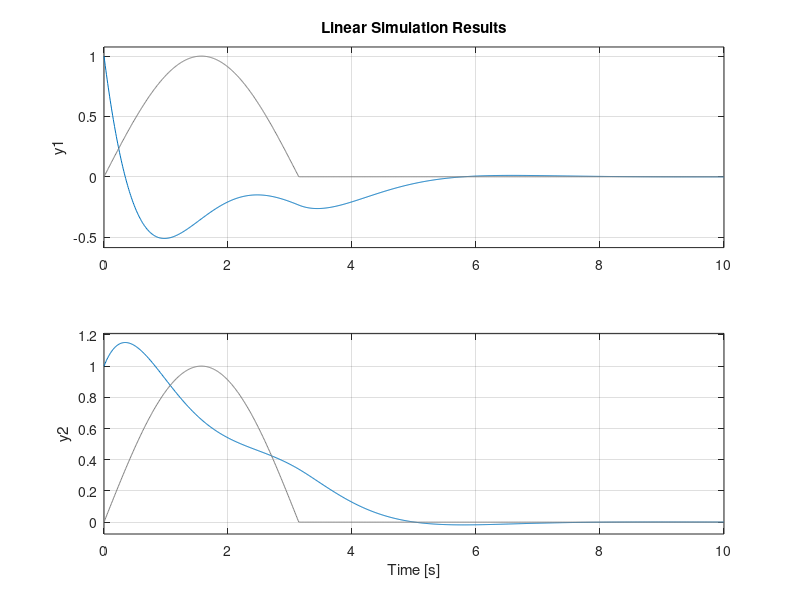

MATLAB code to generate this figure:
clc; clear;

% Create state matricies
A = [-2, -2;
     1 ,  0];

B = [1;
     0];

C = [1, 0;
     0, 1];

D = 0;

% Initial condition
xo = [1;
      1];

% Set-up time step and time vector
dT = 0.01;
t = 0:dT:10;

% Input vector - sin(t); 0 <= t <= pi
u = zeros(size(t));
u(t <= pi) = sin(t(t <= pi));


sys = ss(A,B,C,D);

lsim(sys,u,t,xo);


